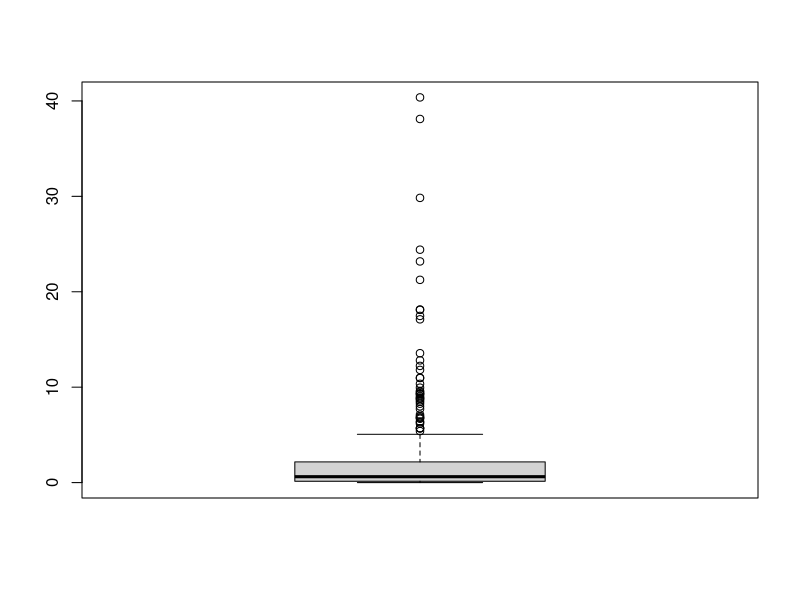
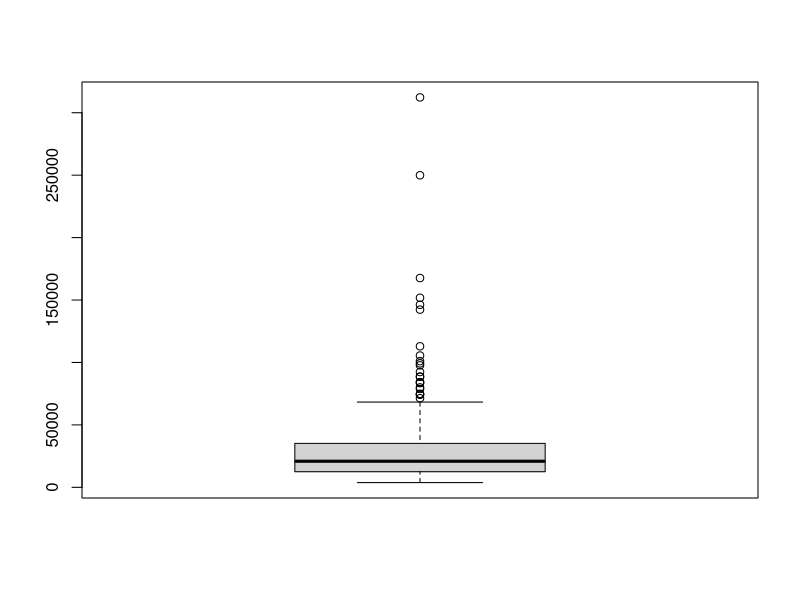
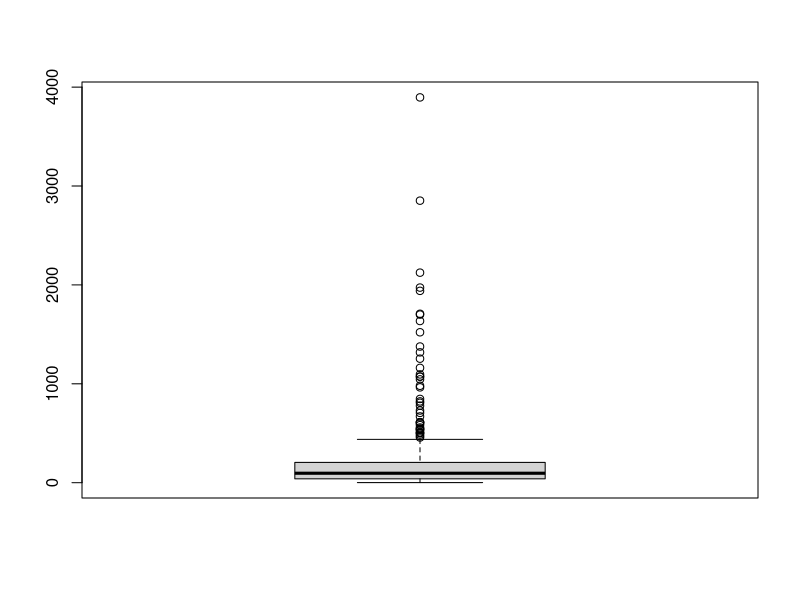
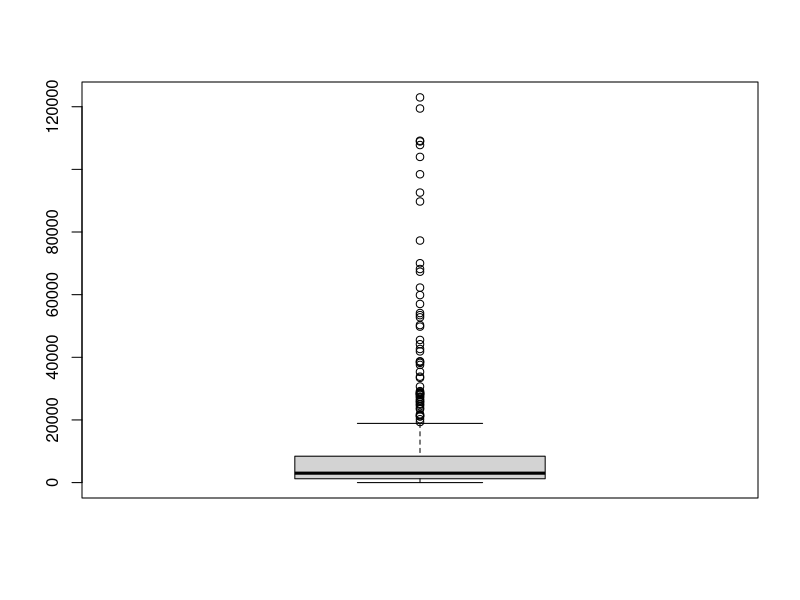
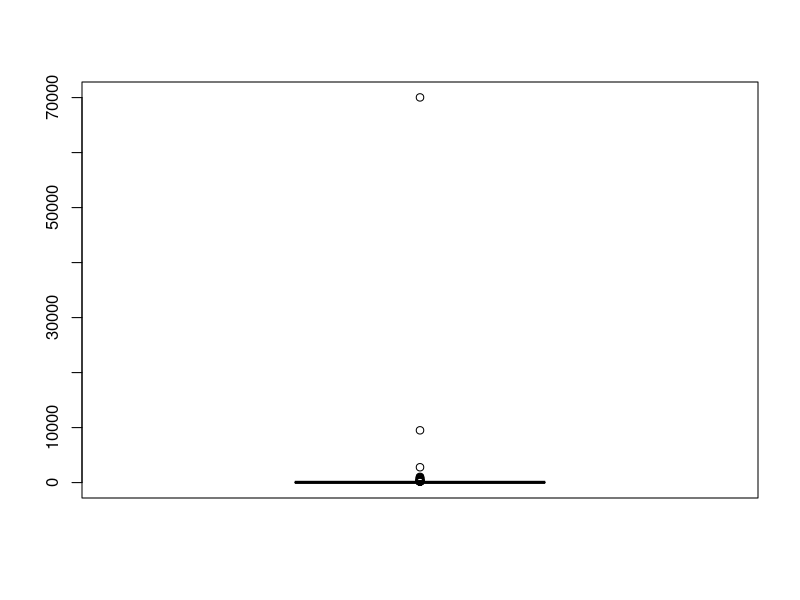
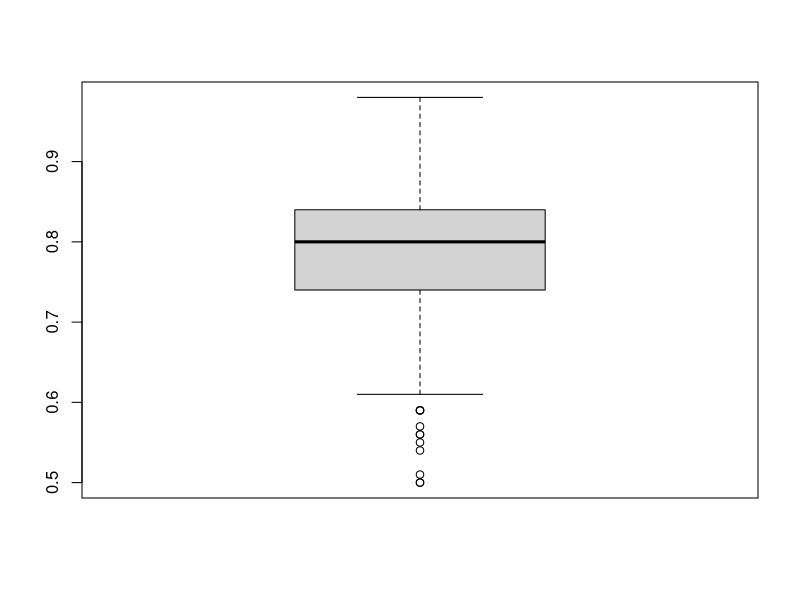
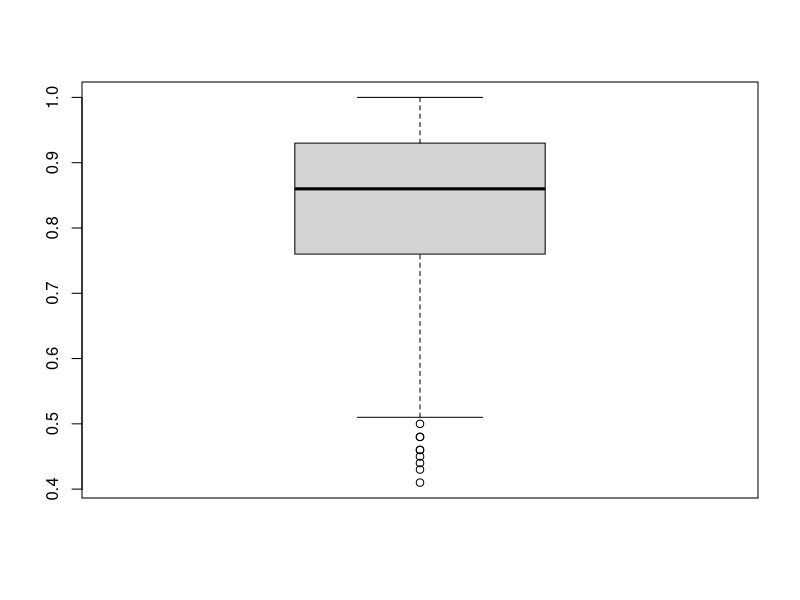
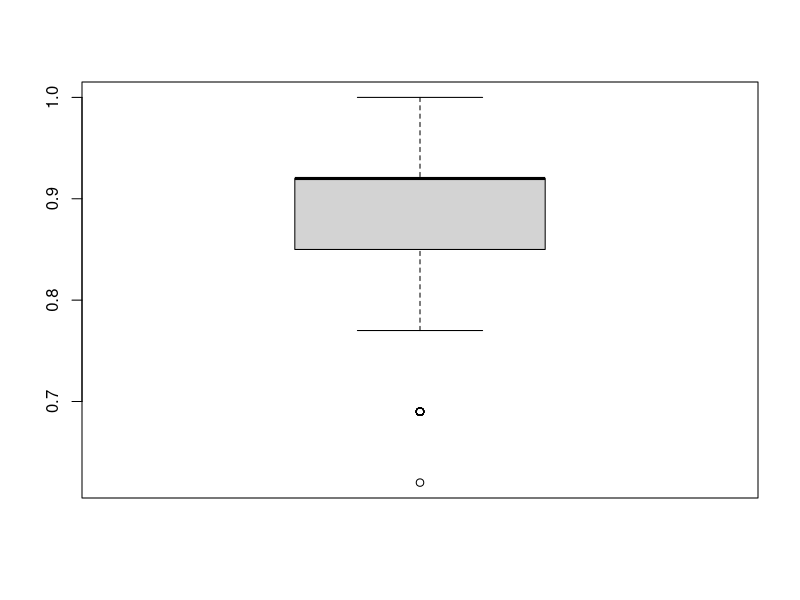

These figures' R source, in order:
## ---- chunk 1
knitr::opts_chunk$set(echo = TRUE)
library(dplyr)
library(ggplot2)
## ---- chunk 2
gh_data <- read.csv(file="dados_projetos.csv", header=TRUE, sep=";")

## ---- chunk 3
boxplot(gh_data$frequenciaCommits)
## ---- chunk 4
boxplot(gh_data$tamanhoComunidade)
## ---- chunk 5
boxplot(gh_data$qtdContribuintes)
## ---- chunk 6
boxplot(gh_data$qtdCommits)
## ---- chunk 7
boxplot(gh_data$correlacaoTamanho)
## ---- chunk 8
boxplot(gh_data$qualidade_total)
## ---- chunk 9
boxplot(gh_data$qualidade_accesibilidade)
## ---- chunk 10
boxplot(gh_data$qualidade_melhoresPraticas)
## ---- chunk 11
boxplot(gh_data$qualidade_performance)
## ---- chunk 12
boxplot(gh_data$qualidade_pwa)
## ---- chunk 13
boxplot(gh_data$qualidade_seo)
